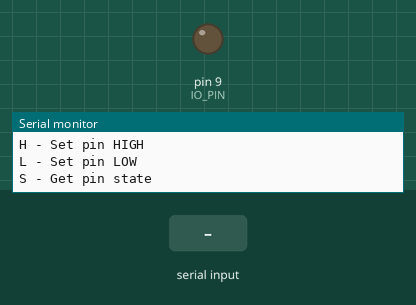
The sketch below on a simulated Arduino Uno, built with avr-gcc and run on an emulated ATmega328P. On the bench: output pins drawn as LEDs (lit = HIGH), the last lines printed to the serial monitor. The inputs (shaded band) are chosen by the test bench.

Above: at 1.2 s.
1.3 s: "H" received over Serial
At 2.3 s:
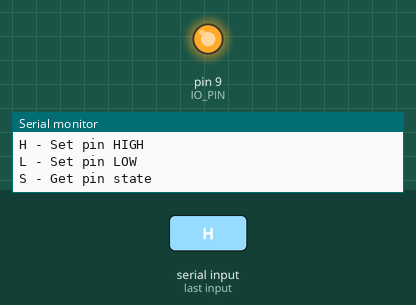
2.8 s: "L" received over Serial
At 3.5 s:
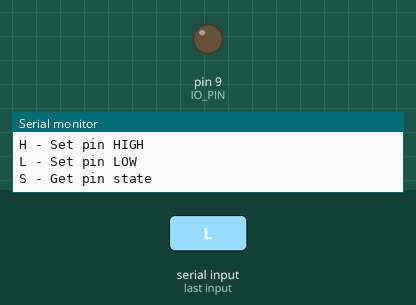
4.3 s: "h" received over Serial
At 4.8 s:
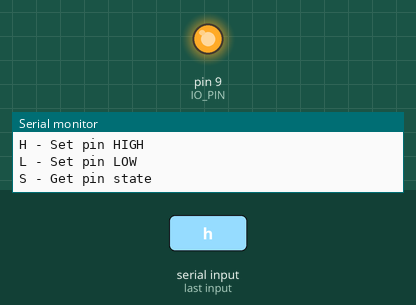
5.8 s: "l" received over Serial
At 6.9 s:
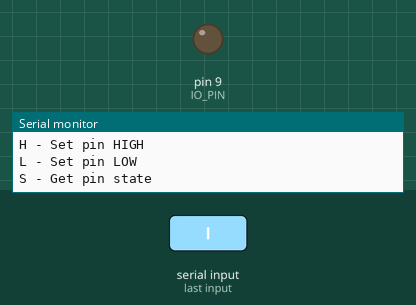
Timing chart, 0 to 8.3 s (numbered marks = the images above; inputs shaded):
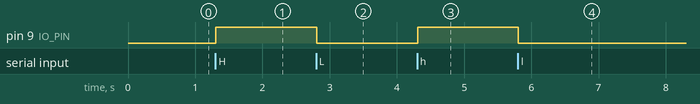

The sketch:

Serial_Menu.ino
```cpp
/*
 * Author: Mark McKee
 * Version: 0.3
 * Filename: Serial_Menu.ino
 * Changelog:
 * 2023-10-10 21:00 Fixed bug #1 - IO pin toggles repeatedly when serial port is opened
 * 2023-10-10 21:09 Fixed bug #2 - Serial Menu Is Not Displayed Correctly in PuTTY
 */

#define BAUD_RATE 115200
#define SERIAL_READ_BUFFER_SIZE 8
#define IO_PIN 9

bool led_state_on = false;

////////////////////////////////////////////////////////////////////////////////
/// Function Name: serial_menu_display
////////////////////////////////////////////////////////////////////////////////
/// This function is called to display the serial menu to the user
///
/// Parameter:
///   none
///
/// Return:
///   none
///
////////////////////////////////////////////////////////////////////////////////
void serial_menu_display(void) {
  Serial.print("Serial Menu:\r\n\r\n");
  Serial.print("H - Set pin HIGH\r\nL - Set pin LOW\r\nS - Get pin state\r\n");
}

void setup() {
  // 1. display serial menu
  // 2. read menu option
  // 3. do something depending on menu option selected

  Serial.begin(BAUD_RATE);
  pinMode(IO_PIN, OUTPUT);
}

void loop() {
  char serial_read_buffer[SERIAL_READ_BUFFER_SIZE] = {0};

  // 1. display serial menu
  serial_menu_display();

  // 2. wait for the user to select a menu option
  long serial_timeout = millis() + 30000;
  while ((Serial.available() <= 0) && (millis() < serial_timeout)) {
    delay(10);
  }

  for (int index = 0; index <= Serial.available(); index++) {
    char c = Serial.read();
    if (index < SERIAL_READ_BUFFER_SIZE - 1) {
      serial_read_buffer[index] = c;
    }
  }

  if (serial_read_buffer[0] != '\0') {
    switch (serial_read_buffer[0]) {
      case 'H':
      // Fall through
      case 'h':
        if (led_state_on == false) {
          led_state_on = true;
          digitalWrite(IO_PIN, HIGH);
        }
        Serial.println("On");

        break;
      case 'L':
      // Fall through
      case 'l':
      if (led_state_on == true) {
          led_state_on = false;
          digitalWrite(IO_PIN, LOW);
        }
        Serial.println("Off");

        break;
      case 'S':
      // Fall through
      case 's':
        if (led_state_on) {
          Serial.println("On");
        } else {
          Serial.println("Off");
        }
        break;
      default:
        Serial.println("Option not recognised");
        break;
    }
    memset(serial_read_buffer, '\0', SERIAL_READ_BUFFER_SIZE);
  }

  // 3. if no menu option selected in 30 seconds GOTO 1. display serial menu
}
```

Measured:
- after the input at 1.3 s, pin 9 (IO_PIN): LOW → HIGH at once
- after the input at 2.8 s, pin 9 (IO_PIN): HIGH → LOW at once
- after the input at 4.3 s, pin 9 (IO_PIN): LOW → HIGH at once
- after the input at 5.8 s, pin 9 (IO_PIN): HIGH → LOW at once
